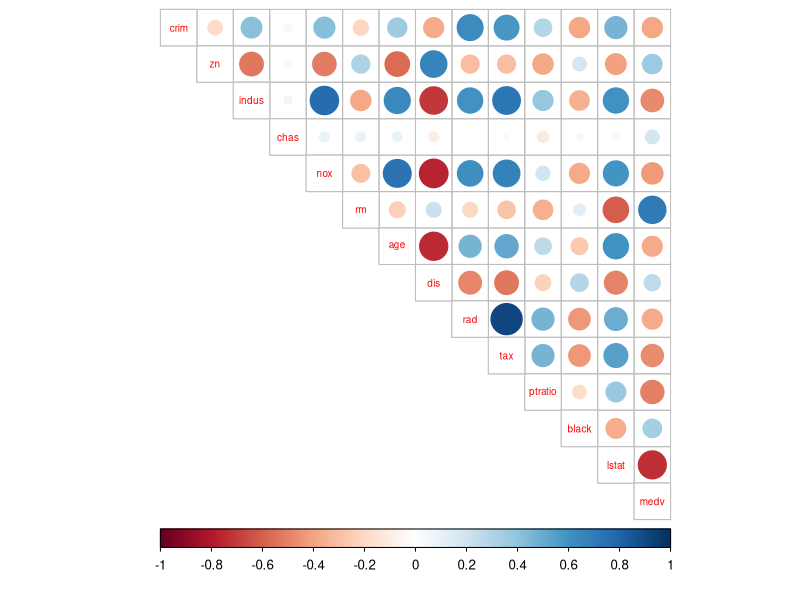
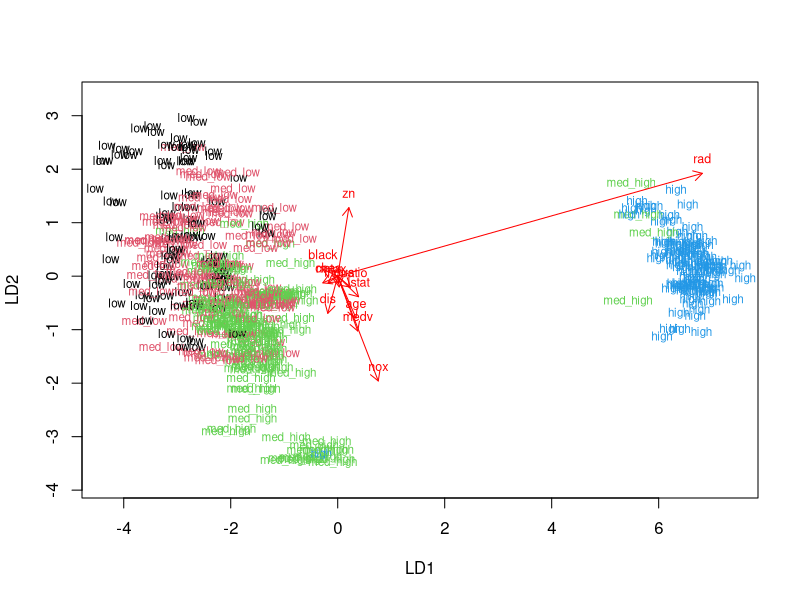
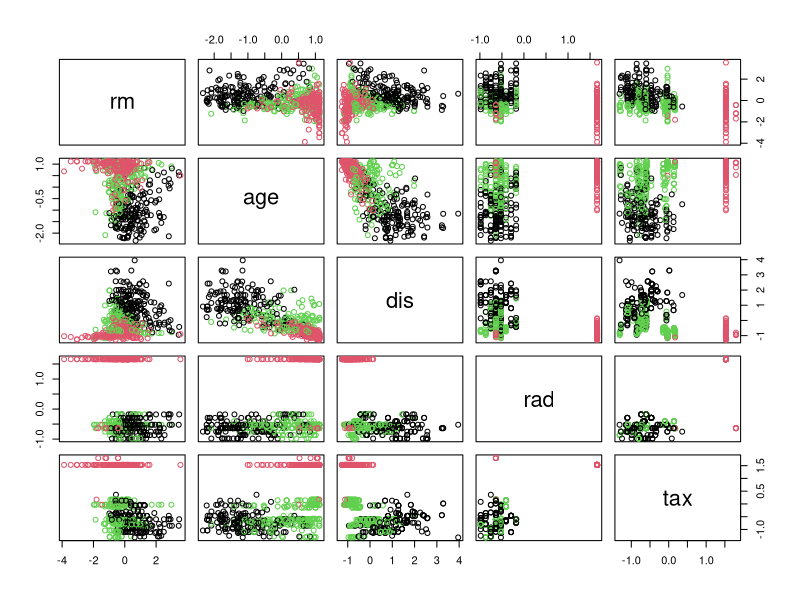
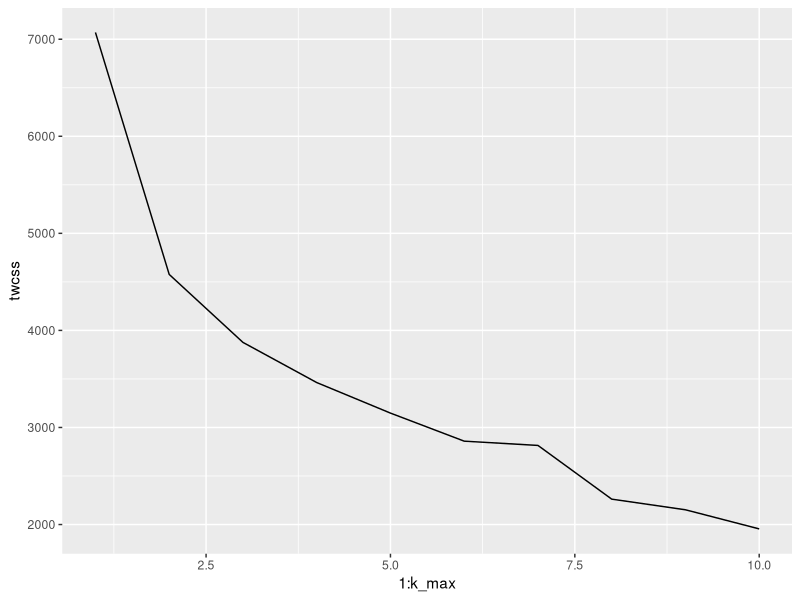
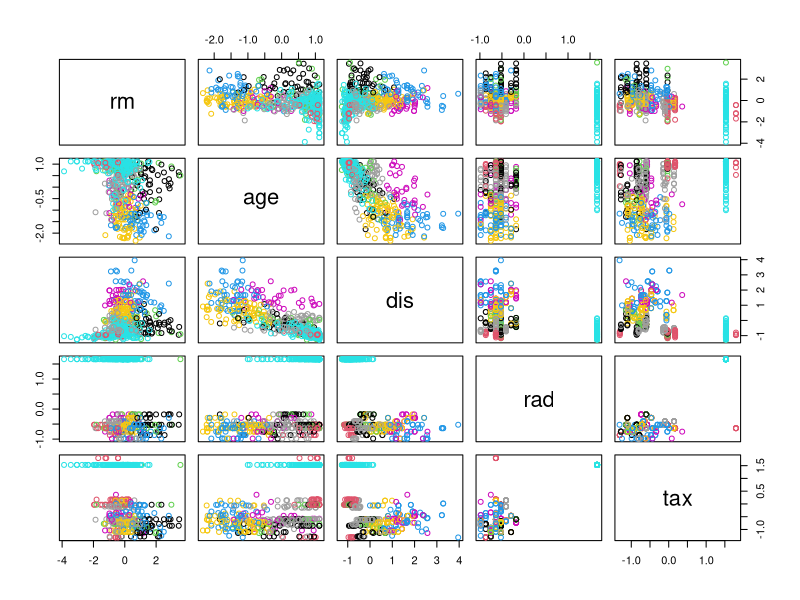

R code for these plots, in order:
## ---- chunk 1
library(MASS)
data("Boston")
str(Boston)
## ---- chunk 2
library(dplyr)
library(tidyverse)
library(corrplot)
summary(Boston)
# calculate the correlation matrix and round it
cor_matrix<-cor(Boston) %>% round(digits = 2)

# visualize the correlation matrix
corrplot(cor_matrix, method="circle", type="upper", cl.pos = "b", tl.pos = "d", tl.cex = 0.6)

## ---- chunk 3
# center and standardize variables
boston_scaled <- scale(Boston)

# summaries of the scaled variables
summary(boston_scaled)

# change the object to data frame
boston_scaled <- as.data.frame(boston_scaled)

## ---- chunk 4
# create a quantile vector of crim and print it
bins <- quantile(boston_scaled$crim)

# create a categorical variable 'crime'
crime <- cut(boston_scaled$crim, breaks = bins, include.lowest = TRUE, label = c("low","med_low","med_high","high"))

# remove original crim from the dataset
boston_scaled <- dplyr::select(boston_scaled, -crim)

# add the new categorical value to scaled data
boston_scaled <- data.frame(boston_scaled, crime)

# number of rows in the Boston dataset 
n <- nrow(Boston)

# choose randomly 80% of the rows
ind <- sample(n,  size = n * 0.8)

# create train set
train <- boston_scaled[ind,]

# create test set 
test <- boston_scaled[-ind,]

## ---- chunk 5
# linear discriminant analysis
lda.fit <- lda(crime ~ ., data = train)

# the function for lda biplot arrows
lda.arrows <- function(x, myscale = 1, arrow_heads = 0.1, color = "red", tex = 0.75, choices = c(1,2)){
  heads <- coef(x)
  arrows(x0 = 0, y0 = 0, 
         x1 = myscale * heads[,choices[1]], 
         y1 = myscale * heads[,choices[2]], col=color, length = arrow_heads)
  text(myscale * heads[,choices], labels = row.names(heads), 
       cex = tex, col=color, pos=3)
}

# target classes as numeric
classes <- as.numeric(train$crime)

# plot the lda results
plot(lda.fit, dimen = 2, col = classes, pch = classes)
lda.arrows(lda.fit, myscale = 2)

## ---- chunk 6
# save the correct classes from test data
correct_classes <- test$crime

# remove the crime variable from test data
test <- dplyr::select(test, -crime)

# predict classes with test data
lda.pred <- predict(lda.fit, newdata = test)

# cross tabulate the results
table(correct = correct_classes, predicted = lda.pred$class)

## ---- chunk 7
# load MASS and Boston
library(MASS)
data('Boston')

boston_scaled <- scale(Boston)
boston_scaled <- as.data.frame(boston_scaled)
# euclidean distance matrix
dist_eu <- dist(boston_scaled)

# k-means clustering
km <-kmeans(boston_scaled, centers = 3)

# plot the Boston dataset with clusters
pairs(boston_scaled[6:10], col = km$cluster)
## ---- chunk 8
set.seed(123)

# determine the number of clusters
k_max <- 10

# calculate the total within sum of squares
twcss <- sapply(1:k_max, function(k){kmeans(boston_scaled, k)$tot.withinss})

# visualize the results
qplot(x = 1:k_max, y = twcss, geom = 'line')
## ---- chunk 9
# k-means clustering
km <-kmeans(boston_scaled, centers = 8)

# plot the Boston dataset with clusters
pairs(boston_scaled[6:10], col = km$cluster)
